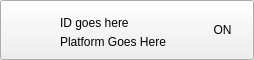
<?xml version="1.0" encoding="UTF-8"?>
<ui version="4.0">
 <class>AFQStreamAccount</class>
 <widget class="QPushButton" name="AFQStreamAccount">
  <property name="geometry">
   <rect>
    <x>0</x>
    <y>0</y>
    <width>254</width>
    <height>60</height>
   </rect>
  </property>
  <property name="minimumSize">
   <size>
    <width>254</width>
    <height>60</height>
   </size>
  </property>
  <property name="maximumSize">
   <size>
    <width>254</width>
    <height>60</height>
   </size>
  </property>
  <property name="windowTitle">
   <string>Form</string>
  </property>
  <property name="styleSheet">
   <string notr="true"/>
  </property>
  <property name="checkable">
   <bool>true</bool>
  </property>
  <layout class="QHBoxLayout" name="horizontalLayout">
   <property name="leftMargin">
    <number>14</number>
   </property>
   <property name="topMargin">
    <number>10</number>
   </property>
   <property name="rightMargin">
    <number>14</number>
   </property>
   <property name="bottomMargin">
    <number>10</number>
   </property>
   <item>
    <widget class="QWidget" name="widget_Platform" native="true">
     <property name="minimumSize">
      <size>
       <width>40</width>
       <height>40</height>
      </size>
     </property>
     <property name="maximumSize">
      <size>
       <width>40</width>
       <height>40</height>
      </size>
     </property>
     <layout class="QHBoxLayout" name="horizontalLayout_2">
      <property name="spacing">
       <number>0</number>
      </property>
      <property name="leftMargin">
       <number>0</number>
      </property>
      <property name="topMargin">
       <number>0</number>
      </property>
      <property name="rightMargin">
       <number>0</number>
      </property>
      <property name="bottomMargin">
       <number>0</number>
      </property>
      <item>
       <widget class="QLabel" name="label_AccountPlatform">
        <property name="text">
         <string/>
        </property>
       </widget>
      </item>
     </layout>
    </widget>
   </item>
   <item>
    <widget class="QWidget" name="widget_AccountInfo" native="true">
     <property name="minimumSize">
      <size>
       <width>0</width>
       <height>40</height>
      </size>
     </property>
     <property name="maximumSize">
      <size>
       <width>16777215</width>
       <height>40</height>
      </size>
     </property>
     <layout class="QVBoxLayout" name="verticalLayout">
      <property name="spacing">
       <number>4</number>
      </property>
      <property name="leftMargin">
       <number>0</number>
      </property>
      <property name="topMargin">
       <number>0</number>
      </property>
      <property name="rightMargin">
       <number>0</number>
      </property>
      <property name="bottomMargin">
       <number>0</number>
      </property>
      <item>
       <widget class="AFQElidedSlideLabel" name="label_AccountID">
        <property name="minimumSize">
         <size>
          <width>0</width>
          <height>25</height>
         </size>
        </property>
        <property name="maximumSize">
         <size>
          <width>16777215</width>
          <height>25</height>
         </size>
        </property>
        <property name="styleSheet">
         <string notr="true"/>
        </property>
        <property name="text">
         <string>ID goes here</string>
        </property>
       </widget>
      </item>
      <item>
       <widget class="QLabel" name="label_PlatformName">
        <property name="minimumSize">
         <size>
          <width>0</width>
          <height>16</height>
         </size>
        </property>
        <property name="maximumSize">
         <size>
          <width>16777215</width>
          <height>16</height>
         </size>
        </property>
        <property name="styleSheet">
         <string notr="true"/>
        </property>
        <property name="text">
         <string>Platform Goes Here</string>
        </property>
       </widget>
      </item>
     </layout>
    </widget>
   </item>
   <item>
    <widget class="QWidget" name="widget_Live" native="true">
     <property name="minimumSize">
      <size>
       <width>35</width>
       <height>0</height>
      </size>
     </property>
     <property name="maximumSize">
      <size>
       <width>35</width>
       <height>16777215</height>
      </size>
     </property>
     <layout class="QVBoxLayout" name="verticalLayout_2">
      <property name="spacing">
       <number>0</number>
      </property>
      <property name="leftMargin">
       <number>0</number>
      </property>
      <property name="topMargin">
       <number>0</number>
      </property>
      <property name="rightMargin">
       <number>0</number>
      </property>
      <property name="bottomMargin">
       <number>0</number>
      </property>
      <item>
       <widget class="QLabel" name="label_Live">
        <property name="minimumSize">
         <size>
          <width>35</width>
          <height>20</height>
         </size>
        </property>
        <property name="maximumSize">
         <size>
          <width>35</width>
          <height>20</height>
         </size>
        </property>
        <property name="styleSheet">
         <string notr="true"/>
        </property>
        <property name="text">
         <string>ON</string>
        </property>
        <property name="alignment">
         <set>Qt::AlignCenter</set>
        </property>
       </widget>
      </item>
     </layout>
    </widget>
   </item>
  </layout>
 </widget>
 <customwidgets>
  <customwidget>
   <class>AFQElidedSlideLabel</class>
   <extends>QLabel</extends>
   <header>UIComponent/CElidedSlideLabel.h</header>
  </customwidget>
 </customwidgets>
 <resources>
  <include location="aneta-main-resource.qrc"/>
 </resources>
 <connections/>
</ui>
